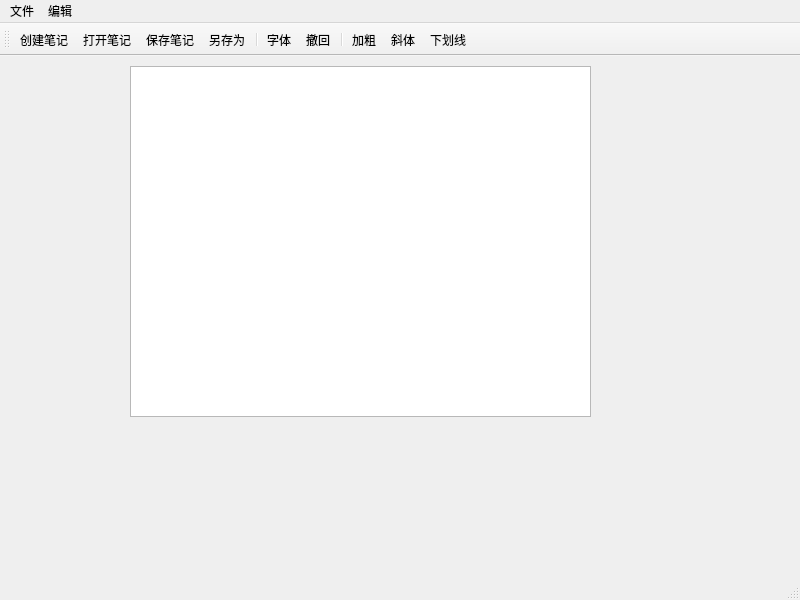
<?xml version="1.0" encoding="UTF-8"?>
<ui version="4.0">
 <class>MainWindow</class>
 <widget class="QMainWindow" name="MainWindow">
  <property name="geometry">
   <rect>
    <x>0</x>
    <y>0</y>
    <width>800</width>
    <height>600</height>
   </rect>
  </property>
  <property name="windowTitle">
   <string>CurriculumHelper</string>
  </property>
  <widget class="QWidget" name="centralwidget">
   <widget class="QTextEdit" name="textEdit">
    <property name="geometry">
     <rect>
      <x>130</x>
      <y>10</y>
      <width>461</width>
      <height>351</height>
     </rect>
    </property>
   </widget>
  </widget>
  <widget class="QMenuBar" name="menubar">
   <property name="geometry">
    <rect>
     <x>0</x>
     <y>0</y>
     <width>800</width>
     <height>37</height>
    </rect>
   </property>
   <widget class="QMenu" name="menu">
    <property name="title">
     <string>文件</string>
    </property>
    <addaction name="new_note"/>
    <addaction name="open_note"/>
    <addaction name="separator"/>
    <addaction name="save_note"/>
    <addaction name="save_as"/>
   </widget>
   <widget class="QMenu" name="menu_2">
    <property name="title">
     <string>编辑</string>
    </property>
    <addaction name="bold"/>
    <addaction name="italic"/>
    <addaction name="underline"/>
    <addaction name="separator"/>
    <addaction name="undo"/>
   </widget>
   <addaction name="menu"/>
   <addaction name="menu_2"/>
  </widget>
  <widget class="QStatusBar" name="statusbar"/>
  <widget class="QToolBar" name="toolBar">
   <property name="windowTitle">
    <string>toolBar</string>
   </property>
   <attribute name="toolBarArea">
    <enum>TopToolBarArea</enum>
   </attribute>
   <attribute name="toolBarBreak">
    <bool>false</bool>
   </attribute>
   <addaction name="new_note"/>
   <addaction name="open_note"/>
   <addaction name="save_note"/>
   <addaction name="save_as"/>
   <addaction name="separator"/>
   <addaction name="font"/>
   <addaction name="undo"/>
   <addaction name="separator"/>
   <addaction name="bold"/>
   <addaction name="italic"/>
   <addaction name="underline"/>
  </widget>
  <action name="new_note">
   <property name="icon">
    <iconset resource="img.qrc">
     <normaloff>:/ img/img/create.png</normaloff>
     <normalon>images/create.png</normalon>:/ img/img/create.png</iconset>
   </property>
   <property name="text">
    <string>创建笔记</string>
   </property>
   <property name="shortcut">
    <string>Space</string>
   </property>
   <property name="menuRole">
    <enum>QAction::NoRole</enum>
   </property>
  </action>
  <action name="open_note">
   <property name="icon">
    <iconset resource="img.qrc">
     <normaloff>:/ img/img/open.png</normaloff>:/ img/img/open.png</iconset>
   </property>
   <property name="text">
    <string>打开笔记</string>
   </property>
   <property name="shortcut">
    <string>Meta+O</string>
   </property>
   <property name="menuRole">
    <enum>QAction::NoRole</enum>
   </property>
  </action>
  <action name="save_note">
   <property name="icon">
    <iconset resource="img.qrc">
     <normaloff>:/ img/img/save.png</normaloff>:/ img/img/save.png</iconset>
   </property>
   <property name="text">
    <string>保存笔记</string>
   </property>
   <property name="shortcut">
    <string>Meta+S</string>
   </property>
   <property name="menuRole">
    <enum>QAction::NoRole</enum>
   </property>
  </action>
  <action name="font">
   <property name="icon">
    <iconset resource="img.qrc">
     <normaloff>:/ img/img/font.png</normaloff>:/ img/img/font.png</iconset>
   </property>
   <property name="text">
    <string>字体</string>
   </property>
   <property name="shortcut">
    <string>Meta+F</string>
   </property>
   <property name="menuRole">
    <enum>QAction::NoRole</enum>
   </property>
  </action>
  <action name="undo">
   <property name="icon">
    <iconset resource="img.qrc">
     <normaloff>:/ img/img/edit_undo.png</normaloff>:/ img/img/edit_undo.png</iconset>
   </property>
   <property name="text">
    <string>撤回</string>
   </property>
   <property name="shortcut">
    <string>Meta+Z</string>
   </property>
   <property name="menuRole">
    <enum>QAction::NoRole</enum>
   </property>
  </action>
  <action name="save_as">
   <property name="icon">
    <iconset resource="img.qrc">
     <normaloff>:/ img/img/save_as.png</normaloff>:/ img/img/save_as.png</iconset>
   </property>
   <property name="text">
    <string>另存为</string>
   </property>
   <property name="menuRole">
    <enum>QAction::NoRole</enum>
   </property>
  </action>
  <action name="bold">
   <property name="checkable">
    <bool>true</bool>
   </property>
   <property name="icon">
    <iconset resource="img.qrc">
     <normaloff>:/ img/img/bold.png</normaloff>:/ img/img/bold.png</iconset>
   </property>
   <property name="text">
    <string>加粗</string>
   </property>
   <property name="menuRole">
    <enum>QAction::NoRole</enum>
   </property>
  </action>
  <action name="italic">
   <property name="checkable">
    <bool>true</bool>
   </property>
   <property name="icon">
    <iconset resource="img.qrc">
     <normaloff>:/ img/img/italic.png</normaloff>:/ img/img/italic.png</iconset>
   </property>
   <property name="text">
    <string>斜体</string>
   </property>
   <property name="menuRole">
    <enum>QAction::NoRole</enum>
   </property>
  </action>
  <action name="underline">
   <property name="checkable">
    <bool>true</bool>
   </property>
   <property name="icon">
    <iconset resource="img.qrc">
     <normaloff>:/ img/img/underline.png</normaloff>:/ img/img/underline.png</iconset>
   </property>
   <property name="text">
    <string>下划线</string>
   </property>
   <property name="menuRole">
    <enum>QAction::NoRole</enum>
   </property>
  </action>
 </widget>
 <resources>
  <include location="img.qrc"/>
 </resources>
 <connections/>
</ui>
